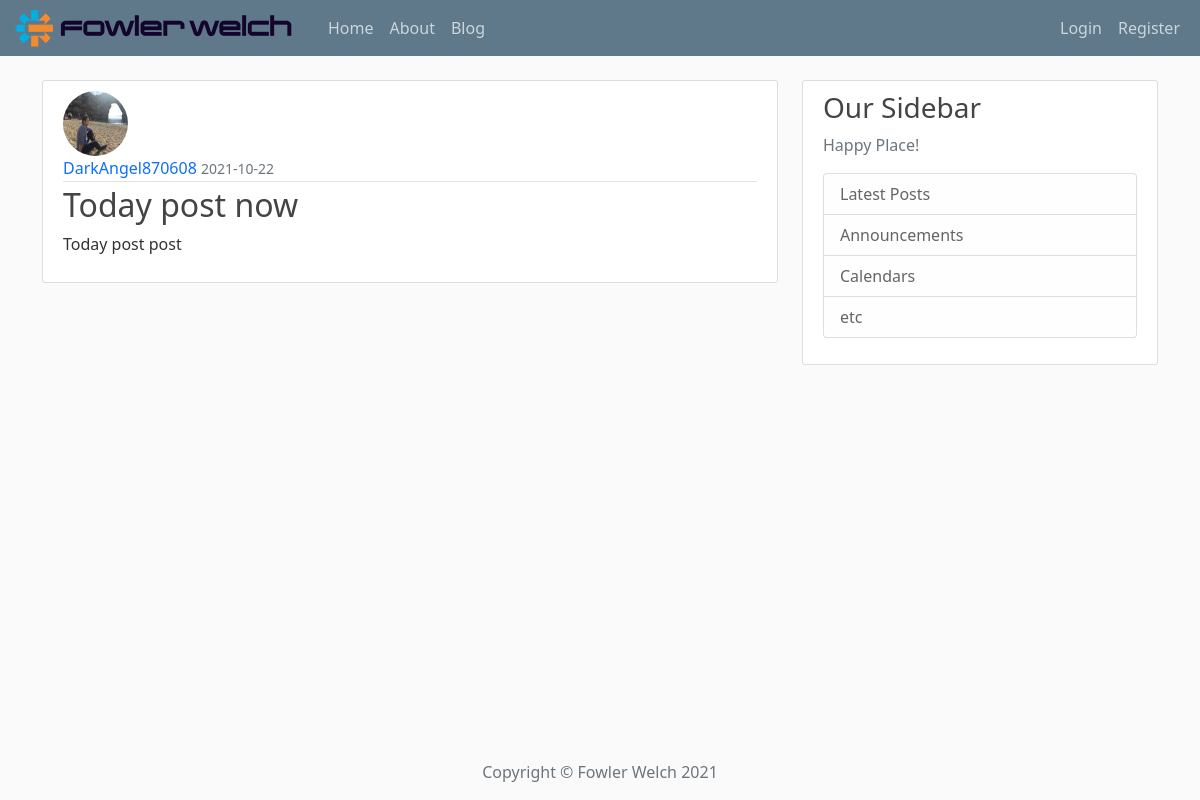
/post/1, run on the app's committed database.
### app/models.py (models this page shows, shortened)
class User(db.Model, UserMixin):
    id = db.Column(db.Integer, primary_key=True)
    username = db.Column(db.String(20), unique=True, nullable=False)
    email = db.Column(db.String(120), unique=True, nullable=False)
    image_file = db.Column(db.String(20), nullable=False, default='default.jpeg')
    password = db.Column(db.String(60), nullable=False)
    posts = db.relationship('Post', backref='author', lazy=True)

class Post(db.Model):
    id = db.Column(db.Integer, primary_key=True)
    title = db.Column(db.String(100), nullable=False)
    date_posted = db.Column(db.DateTime, nullable=False, default=datetime.utcnow)
    content = db.Column(db.Text, nullable=False)
    user_id = db.Column(db.Integer, db.ForeignKey('user.id'), nullable=False)

### app/routes.py (the view)
@app.route('/post/<int:post_id>')
def post(post_id):
    post = Post.query.get_or_404(post_id)
    return render_template('post.html', title=post.title, post=post)

### app/templates/post.html (shortened to what this page needs)
{% extends 'client_template/base.html' %}
{% block content %}
        <article class="media content-section">
            <img class="rounded-circle article-img" src="{{ url_for('static',
                 filename='images/' + post.author.image_file) }}" alt="">
            <div class="media-body">
                <div class="article-metadata">
                    <a class="mr-2" href="#">{{ post.author.username }}</a>
                    <small class="text-muted">{{ post.date_posted.strftime('%Y-%m-%d') }}</small>
                </div>
                <h2 class="article-title">{{ post.title }}</h2>
                <p class="article-content">{{ post.content }}</p>
            </div>
        </article>
{% endblock content %}

### app/static/css/main.css (style rules this page uses)
body { background: #fafafa; color: #333333; margin-top: 5rem; }
h1, h2, h3, h4, h5, h6 { color: #444444; }
.content-section { background: #ffffff; padding: 10px 20px; border: 1px solid #dddddd; border-radius: 3px; margin-bottom: 20px; }
.article-title { color: #444444; }
a { text-decoration: none; }
.article-content { white-space: pre-line; }
.article-img { height: 65px; width: 65px; margin-right: 16px; }
.article-metadata { padding-bottom: 1px; margin-bottom: 4px; border-bottom: 1px solid #e3e3e3 }

### data on the page
User: image_file (picture), author.username "DarkAngel870608"
Post: date_posted "2021-10-22", title "Today post now", content "Today post post"

### other printed values
{{ moment().format('YYYY') }} "2021"
